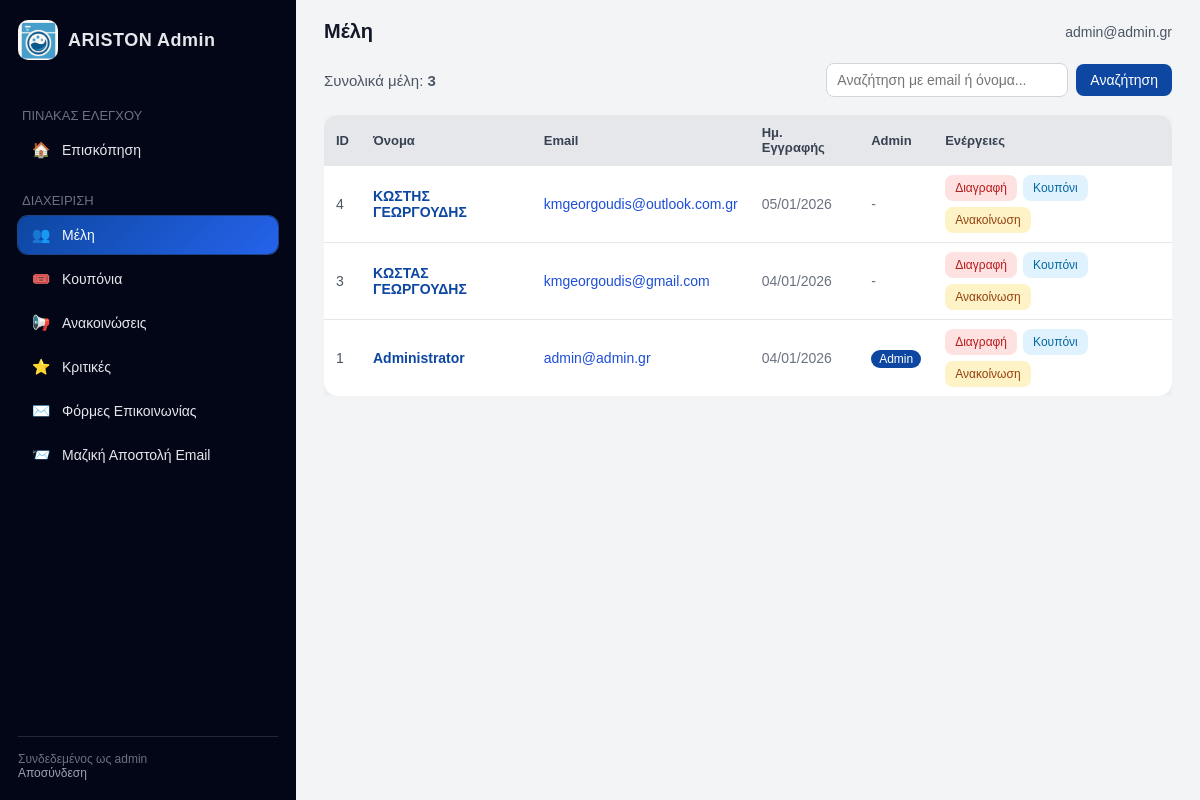
The app's page /admin/users (signed in) with its own data.
### database.py (models this page shows)
class User(db.Model, UserMixin):
    id = db.Column(db.Integer, primary_key=True)
    fullname = db.Column(db.String(120), nullable=False)
    email = db.Column(db.String(120), unique=True, nullable=False)
    password = db.Column(db.String(200), nullable=False)
    created_at = db.Column(db.DateTime, default=datetime.utcnow)
    reset_code = db.Column(db.String(6), nullable=True)
    is_admin = db.Column(db.Boolean, default=False)
    name = db.Column(db.String(120))

### app.py (the view, shortened to what this page needs)
@app.route("/admin/users")
@login_required
def admin_users():
    if not current_user.is_admin:
        return redirect("/")
    search = request.args.get("search", "").strip()
    query = User.query
    users = query.order_by(User.id.desc()).all()
    return render_template(
        "admin/users.html",
        users=users,
        search=search,
        active_page="users"
    )

### app.py (called while the page is built)
@login_manager.user_loader
def load_user(user_id):
    return User.query.get(int(user_id))

@app.context_processor
def inject_coming_soon_flag():
    return dict(show_coming_soon=True)

### templates/admin/users.html (shortened to what this page needs)
{% extends "admin/layout.html" %}
{% set active_page = 'users' %}
{% block header_title %}
Μέλη
{% endblock %}
{% block content %}
<div style="display:flex; justify-content:space-between; align-items:center; margin-bottom:18px;">
    <div style="font-size:15px; color:#4b5563;">
        Συνολικά μέλη: <strong>{{ users|length }}</strong>
    </div>
    <form method="GET" action="/admin/users" style="display:flex; gap:8px; align-items:center;">
        <input
            type="text"
            name="search"
            value="{{ search }}"
            placeholder="Αναζήτηση με email ή όνομα..."
            style="padding:8px 10px; border-radius:8px; border:1px solid #d1d5db; font-size:14px; min-width:220px;"
        >
        <button
            type="submit"
            style="padding:8px 14px; border:none; border-radius:8px; background:#0d47a1; color:#fff; font-size:14px; cursor:pointer;">
            Αναζήτηση
        </button>
    </form>
</div>
<div style="overflow-x:auto;">
    <table style="width:100%; border-collapse:collapse; background:#fff; border-radius:14px; overflow:hidden; box-shadow:0 4px 16px rgba(15,23,42,0.06);">
        <thead style="background:#e5e7eb; font-size:13px; text-align:left; color:#374151;">
            <tr>
                <th style="padding:10px 12px;">ID</th>
                <th style="padding:10px 12px;">Όνομα</th>
                <th style="padding:10px 12px;">Email</th>
                <th style="padding:10px 12px;">Ημ. Εγγραφής</th>
                <th style="padding:10px 12px;">Admin</th>
                <th style="padding:10px 12px;">Ενέργειες</th>
            </tr>
        </thead>
        <tbody>
        {% if users %}
            {% for user in users %}
            <tr style="font-size:14px; border-top:1px solid #e5e7eb;">
                <td style="padding:9px 12px; color:#4b5563;">{{ user.id }}</td>
                <td style="padding:9px 12px;">
    <a href="/admin/users/{{ user.id }}"
       style="color:#0d47a1; font-weight:600; text-decoration:none;">
        {{ user.fullname or "-" }}
    </a>
</td>
                <td style="padding:9px 12px; color:#1d4ed8;">{{ user.email }}</td>
                <td style="padding:9px 12px; color:#6b7280;">
                    {{ user.created_at.strftime('%d/%m/%Y') if user.created_at else '-' }}
                </td>
                <td style="padding:9px 12px; color:#6b7280;">
                    {% if user.is_admin %}
                        <span style="padding:2px 8px; border-radius:999px; background:#0d47a1; color:#fff; font-size:12px;">
                            Admin
                        </span>
                    {% else %}
                        -
                    {% endif %}
                </td>
                <td style="padding:9px 12px;">
                    <div style="display:flex; flex-wrap:wrap; gap:6px;">
                        <form action="/admin/users/{{ user.id }}/delete" method="POST" onsubmit="return confirm('Οριστική διαγραφή χρήστη;');">
                            <button type="submit"
                                style="padding:6px 10px; border:none; border-radius:8px; font-size:12px; cursor:pointer; background:#fee2e2; color:#b91c1c;">
                                Διαγραφή
                            </button>
                        </form>
                        <a href="/admin/users/{{ user.id }}/coupon"
                           style="padding:6px 10px; border-radius:8px; font-size:12px; text-decoration:none; background:#e0f2fe; color:#0369a1;">
                            Κουπόνι
                        </a>
                        <a href="/admin/users/{{ user.id }}/announcement"
                           style="padding:6px 10px; border-radius:8px; font-size:12px; text-decoration:none; background:#fef3c7; color:#92400e;">
                            Ανακοίνωση
                        </a>
                    </div>
                </td>
            </tr>
            {% endfor %}
        {% else %}
            <tr>
                <td colspan="6" style="padding:14px 12px; text-align:center; font-size:14px; color:#6b7280;">
                    Δεν βρέθηκαν μέλη με τα τρέχοντα κριτήρια.
                </td>
            </tr>
        {% endif %}
        </tbody>
    </table>
</div>
{% endblock %}

### templates/admin/layout.html (shortened to what this page needs)
<!DOCTYPE html>
<html lang="el">
<head>
    <link rel="stylesheet" href="{{ url_for('static', filename='style.css') }}">
</head>
<body>
<div class="admin-wrapper">
    <aside class="admin-sidebar">
        <div class="admin-logo">
            <img src="{{ url_for('static', filename='images/logo3.png') }}" alt="ARISTON">
            <div class="admin-logo-text">ARISTON Admin</div>
        </div>
        <div class="admin-section-title">Πίνακας ελέγχου</div>
        <ul class="admin-menu">
            <li>
                <a href="/admin" class="admin-link {% if active_page == 'dashboard' %}active{% endif %}">
                    <span class="icon">🏠</span>
                    <span>Επισκόπηση</span>
                </a>
            </li>
        </ul>
        <div class="admin-section-title">Διαχείριση</div>
        <ul class="admin-menu">
            <li>
                <a href="/admin/users" class="admin-link {% if active_page == 'users' %}active{% endif %}">
                    <span class="icon">👥</span>
                    <span>Μέλη</span>
                </a>
            </li>
            <li>
                <a href="/admin/coupons" class="admin-link {% if active_page == 'coupons' %}active{% endif %}">
                    <span class="icon">🎟️</span>
                    <span>Κουπόνια</span>
                </a>
            </li>
            <li>
                <a href="/admin/announcements2" class="admin-link {% if active_page == 'announcements' %}active{% endif %}">
                    <span class="icon">📢</span>
                    <span>Ανακοινώσεις</span>
                </a>
            </li>
            <li>
                <a href="/admin/reviews" class="admin-link {% if active_page == 'reviews' %}active{% endif %}">
                    <span class="icon">⭐</span>
                    <span>Κριτικές</span>
                </a>
            </li>
            <li>
                <a href="/admin/messages" class="admin-link {% if active_page == 'messages' %}active{% endif %}">
                    <span class="icon">✉️</span>
                    <span>Φόρμες Επικοινωνίας</span>
                </a>
            </li>
            <li>
                <a href="/admin/bulk-email" class="admin-link {% if active_page == 'bulk_email' %}active{% endif %}">
                    <span class="icon">📨</span>
                    <span>Μαζική Αποστολή Email</span>
                </a>
</li>
        </ul>
        <div class="admin-footer">
            Συνδεδεμένος ως admin<br>
            <a href="/logout" style="color:#9ca3af; text-decoration:none;">Αποσύνδεση</a>
        </div>
    </aside>
    <main class="admin-main">
        <div class="admin-topbar">
            <div class="admin-top-title">
                {% block header_title %}{% endblock %}
            </div>
            <div class="admin-top-user">
                {{ current_user.email }}
            </div>
        </div>
        {% block content %}{% endblock %}
    </main>
</div>
</body>
</html>

### templates/style.css (style rules this page uses)
body { margin: 0; font-family: Arial, Helvetica, sans-serif; background: #ffffff; color: #333; }
img { max-width: 100%; height: auto; }
button, .btn { padding: 12px 20px; font-size: 1rem; border-radius: 10px; }
body, header, nav, .photo-block, .contact, footer { transition: background-color 0.3s ease, color 0.3s ease; }

### templates/admin/layout.html (style rules this page uses)
body { margin: 0; font-family: Arial, sans-serif; background: #0f172a; }
.admin-wrapper { display: flex; min-height: 100vh; }
.admin-sidebar { width: 260px; background: #020617; color: #e5e7eb; display: flex; flex-direction: column; padding: 20px 18px; box-shadow: 4px 0 18px rgba(0,0,0,0.45); }
.admin-logo { display: flex; align-items: center; gap: 10px; margin-bottom: 30px; }
.admin-logo img { width: 40px; height: 40px; border-radius: 10px; }
.admin-logo-text { font-size: 18px; font-weight: 800; letter-spacing: 0.5px; }
.admin-section-title { font-size: 13px; text-transform: uppercase; color: #6b7280; margin: 18px 0 8px; padding-left: 4px; }
.admin-menu { list-style: none; padding: 0; margin: 0; }
.admin-menu li { margin-bottom: 6px; }
.admin-link { display: flex; align-items: center; gap: 10px; padding: 10px 12px; border-radius: 10px; color: #e5e7eb; text-decoration: none; font-size: 14px; transition: 0.2s; }
.admin-link span.icon { width: 22px; text-align: center; font-size: 15px; }
.admin-link.active { background: linear-gradient(135deg, #0d47a1, #2563eb); box-shadow: 0 0 0 1px rgba(59,130,246,0.5); }
.admin-link.active span, .admin-link.active { color: #f9fafb; }
.admin-footer { margin-top: auto; font-size: 12px; color: #6b7280; padding-top: 15px; border-top: 1px solid #1f2937; }
.admin-main { flex: 1; background: #f3f4f6; padding: 20px 28px; }
.admin-topbar { display: flex; justify-content: space-between; align-items: center; margin-bottom: 20px; }
.admin-top-title { font-size: 20px; font-weight: 700; color: #111827; }
.admin-top-user { font-size: 14px; color: #4b5563; }

### records on screen
User: email "admin@admin.gr", id "1", fullname "Administrator", created_at "04/01/2026", is_admin "Admin"
User: id "4", fullname "ΚΩΣΤΗΣ ΓΕΩΡΓΟΥΔΗΣ", email "kmgeorgoudis@outlook.com.gr", created_at "05/01/2026"
User: id "3", fullname "ΚΩΣΤΑΣ ΓΕΩΡΓΟΥΔΗΣ", email "kmgeorgoudis@gmail.com", created_at "04/01/2026"

### other values on screen
{{ users|length }} "3"
